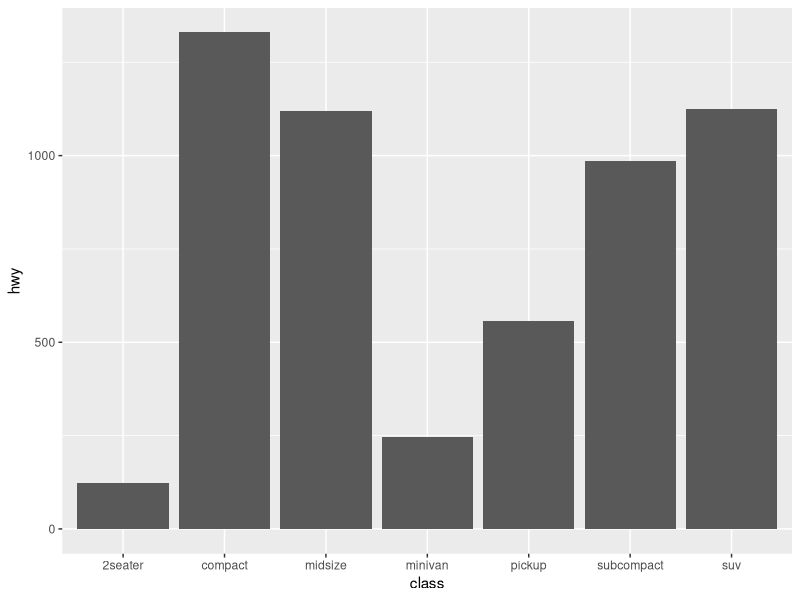
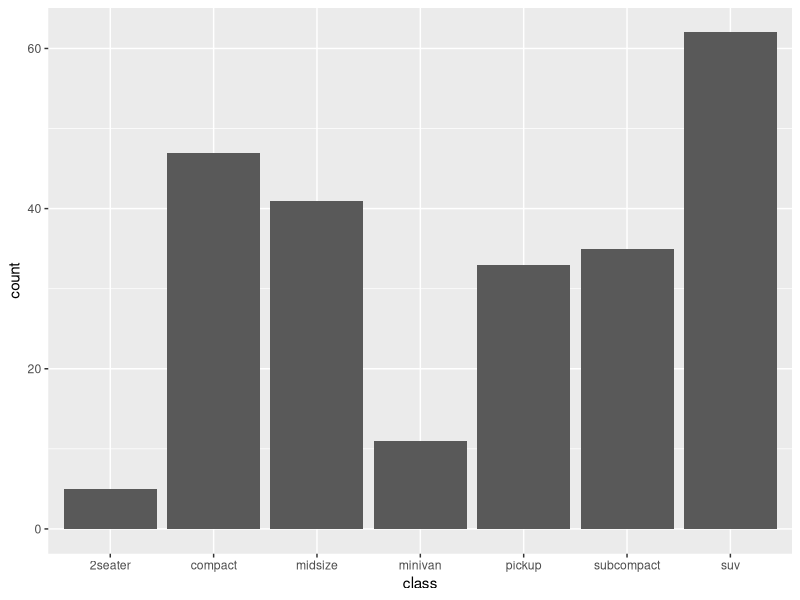
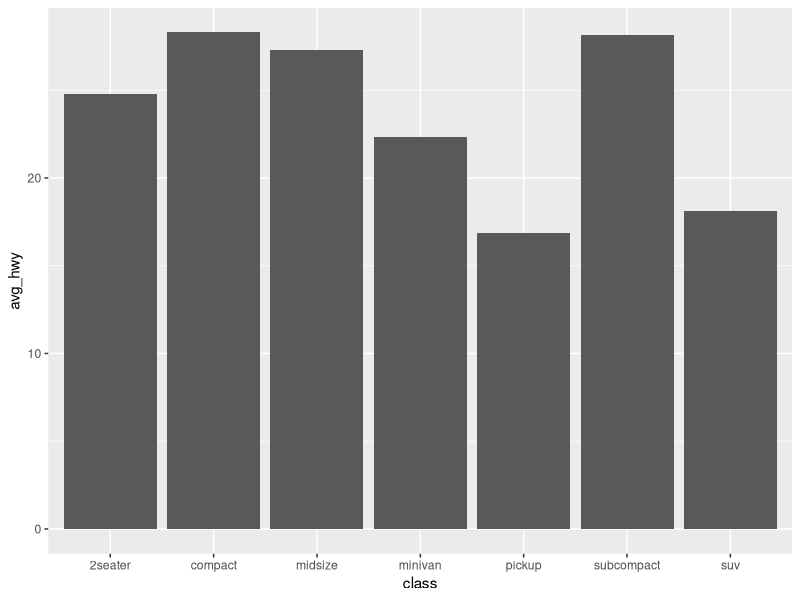

These figures' R source, in order:
library(tidyverse)
data(mpg)
p <- ggplot(data = mpg)
p + geom_col(mapping = aes(x=class, y=hwy))

mpg %>%
  mutate_if(is.character, as.factor) %>%
  summary()

p1 <- ggplot(data = mpg, mapping = aes(x = cty, y = hwy)) + 
  geom_point(mapping = aes(x=cty, y=hwy, color=class))
p2 <- p1 + geom_smooth(method = 'lm')
p3 <- p2 + scale_color_brewer(type = 'qual') + facet_grid(fl ~ cyl)

ggplot(data = mpg) + geom_bar(mapping = aes(x=class))

mpg %>%
  group_by(class) %>%
  summarise(avg_hwy=mean(hwy)) %>%
  ggplot() + geom_col(aes(x=class, y=avg_hwy))
